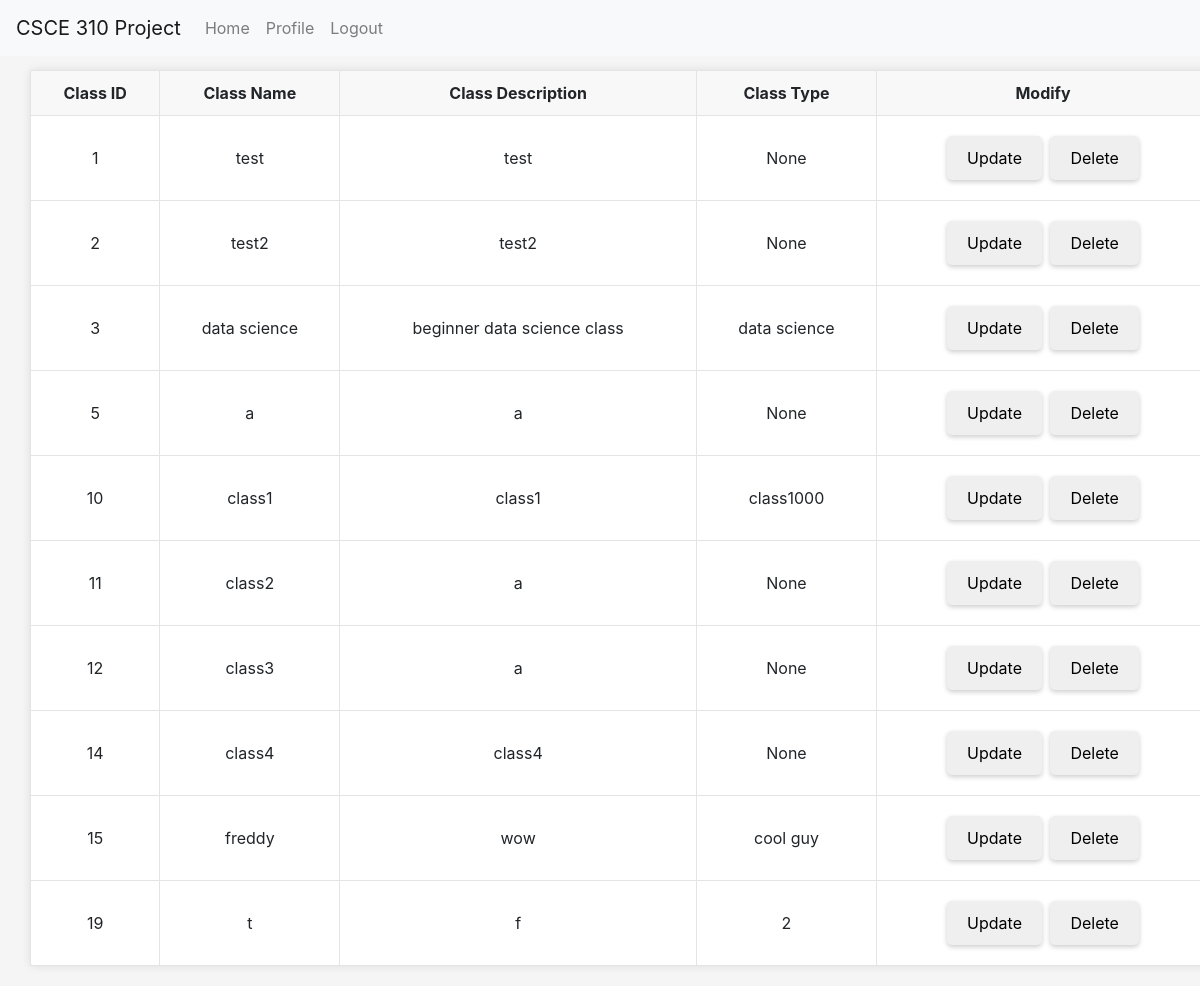
The page /classes/view_all_classes (signed in) on the database its author committed.
### tables this page shows
CREATE TABLE Classes (
                    Class_ID INTEGER PRIMARY KEY AUTOINCREMENT,
                    Name VARCHAR,
                    Description VARCHAR,
                    Type VARCHAR
                    );

### routes/classes.py (the view)
@classes_bp.route('/view_all_classes', methods=['GET'])
@login_required
def view_all_classes():
    print("called view_all_classes")
    conn = get_db_connection()
    classes = conn.execute('SELECT * FROM Classes').fetchall()
    conn.close()
    return render_template('view_all_classes.html', classes=classes)

### app.py (called while the page is built)
@login_manager.user_loader
def load_user(UIN):
    return User(UIN)

### db.py (called while the page is built)
def get_db_connection():
    conn = sqlite3.connect('database.db')
    conn.row_factory = sqlite3.Row
    return conn

### templates/view_all_classes.html (shortened to what this page needs)
<!DOCTYPE html>
<html lang="en">
<head>
  <link rel="stylesheet" href="https://stackpath.bootstrapcdn.com/bootstrap/4.3.1/css/bootstrap.min.css">
  <link rel="stylesheet" href="../../static/general.css">
  <link rel="stylesheet" href="../../static/admin_home.css">
</head>
<body>
    <nav class="navbar navbar-expand-lg navbar-light bg-light fixed-top">
      <a class="navbar-brand" href="#">CSCE 310 Project</a>
      <div class="collapse navbar-collapse" id="navbarNav">
          <ul class="navbar-nav">
              <li class="nav-item">
                  <a class="nav-link" href="/home">Home</a>
              </li>
              <li class="nav-item">
                  <a class="nav-link" href="/profile">Profile</a>
              </li>
              <li class="nav-item">
                  <a class="nav-link" href="/logout">Logout</a>
              </li>
          </ul>
      </div>
  </nav>
  <table>
    <tr>
      <th>Class ID</th>
      <th>Class Name</th>
      <th>Class Description</th>
      <th>Class Type</th>
      <th>Modify</th>
    </tr>
    {% for class in classes %}
    <tr>
      <td>{{ class.Class_ID }}</td>
      <td>{{ class.Name }}</td>
      <td>{{ class.Description }}</td>
      <td>{{ class.Type }}</td>
      <td>
        <a href="{{ url_for('classes_bp.update_class_basic', Class_ID=class.Class_ID)}}">
          <button>Update</button>
        </a>
        <button onclick="deleteClass({{class.Class_ID}})">Delete</button>
      </td>
    </tr>
    {% endfor %}
  </table>
</body>
</html>

### static/general.css (style rules this page uses)
body { padding-top: 60px; padding-left: 20px; }
table { border-collapse: collapse; margin: 10px; }
table, th, td { border: 1px solid #e4e4e4; }
th, td { padding: 10px; text-align: left; }
th { background-color: #f8f8f8; vertical-align: text-top; }
button { cursor: pointer; border: 2px solid #808080; }

### static/admin_home.css (style rules this page uses)
body { background-color: #f5f5f5; padding-top: 60px; }
table { box-shadow: 0 0 10px rgba(0,0,0,0.1); background: #fff; border-radius: 5px; width: 100%; margin-bottom: 20px; }
table th, table td { text-align: center; vertical-align: middle; }
button, .btn-custom { border: none; padding: 10px 20px; margin: 10px 2px; border-radius: 5px; box-shadow: 0 2px 5px rgba(0,0,0,0.2); }

### rows shown on the page
Classes: Class_ID "1", Name "test", Description "test", Type "None"
Classes: Class_ID "2", Name "test2", Description "test2", Type "None"
Classes: Class_ID "3", Name "data science", Description "beginner data science class", Type "data science"
Classes: Class_ID "5", Name "a", Description "a", Type "None"
Classes: Class_ID "10", Name "class1", Description "class1", Type "class1000"
Classes: Class_ID "11", Name "class2", Description "a", Type "None"
Classes: Class_ID "12", Name "class3", Description "a", Type "None"
Classes: Class_ID "14", Name "class4", Description "class4", Type "None"
Classes: Class_ID "15", Name "freddy", Description "wow", Type "cool guy"
Classes: Class_ID "19", Name "t", Description "f", Type "2"
